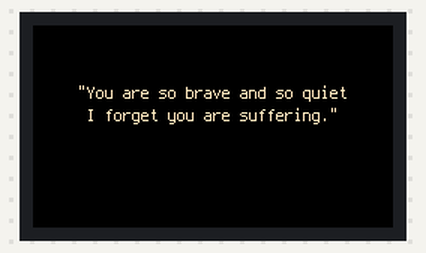
A program run on a simulated CircuitPython board. On the bench: 240×135 colour display.

Above: at 0.1 s.
At 5.1 s:
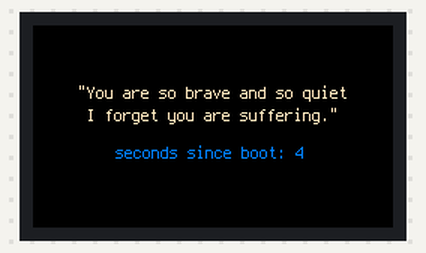
At 19.1 s:
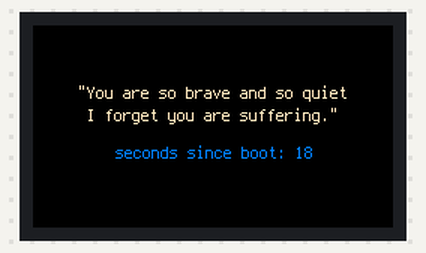
At 25.1 s:
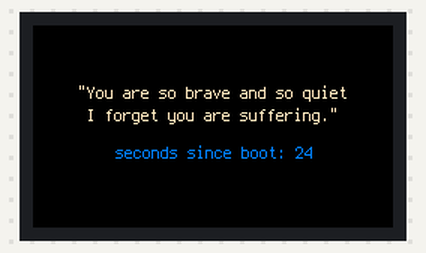
At 38.1 s:
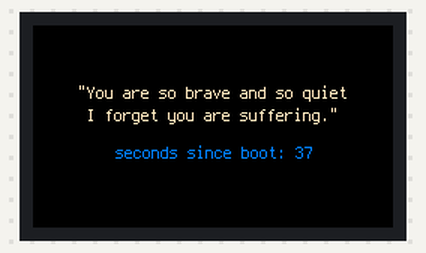

The program:

code.py
```python
import board
import displayio
import terminalio
import time
from adafruit_display_text import label

boot_button = board.BOOT0

splash = displayio.Group()
board.DISPLAY.root_group = splash

message = "\"You are so brave and so quiet\n I forget you are suffering.\""
message_area = label.Label(terminalio.FONT, text=message, color=0xF9E4BC, x=30, y=45)
splash.append(message_area)

update_area = label.Label(terminalio.FONT, text="", color=0x0080FF, x=55, y=85)
splash.append(update_area)

count = 0
while True:
    time.sleep(1)
    update_area.text = "seconds since boot: " + str(count)
    count = count + 1
```

Measured:
- what the display in image 0 shows lasts 1.0 s, from 0.0 s to 1.0 s
